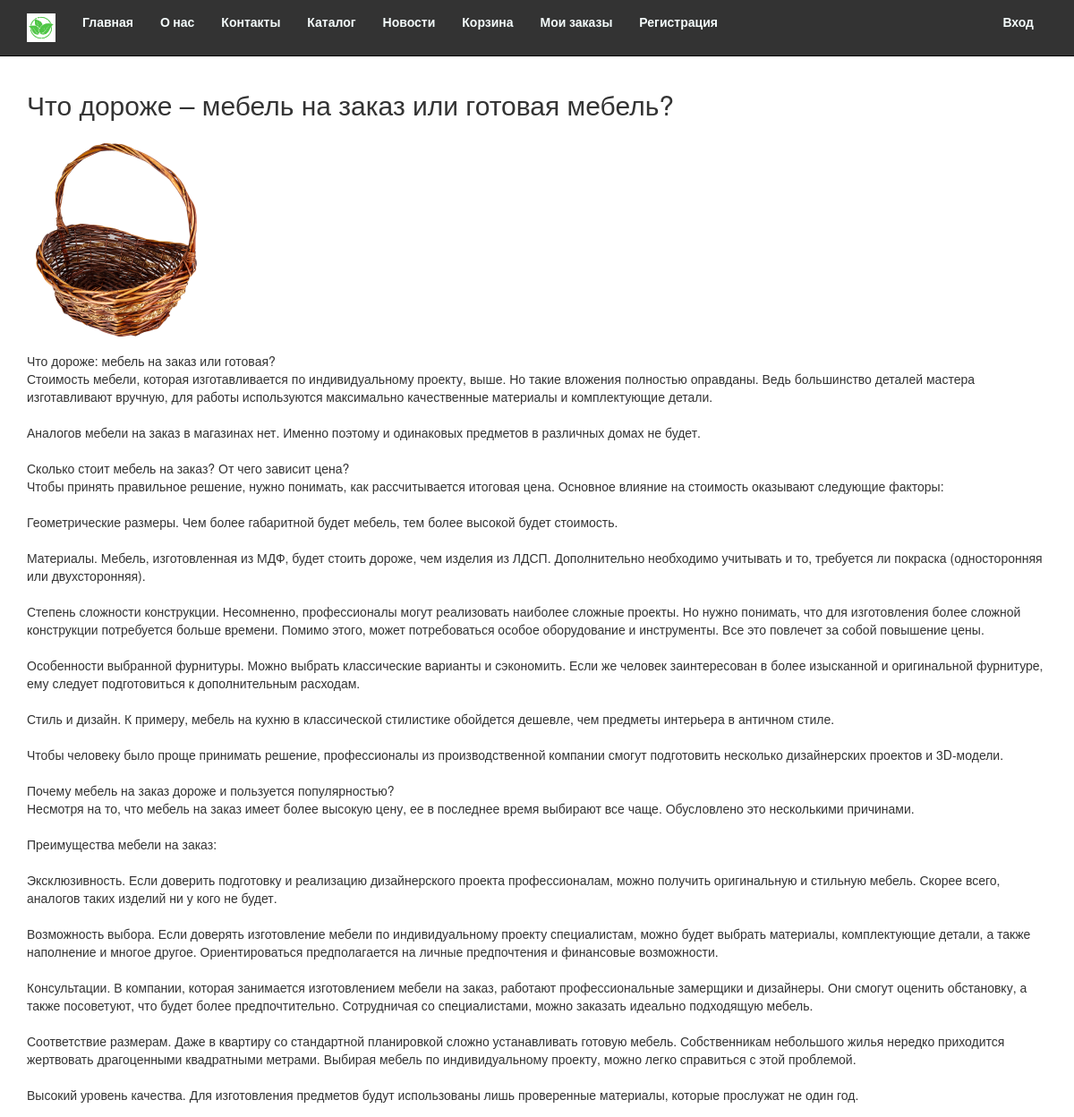
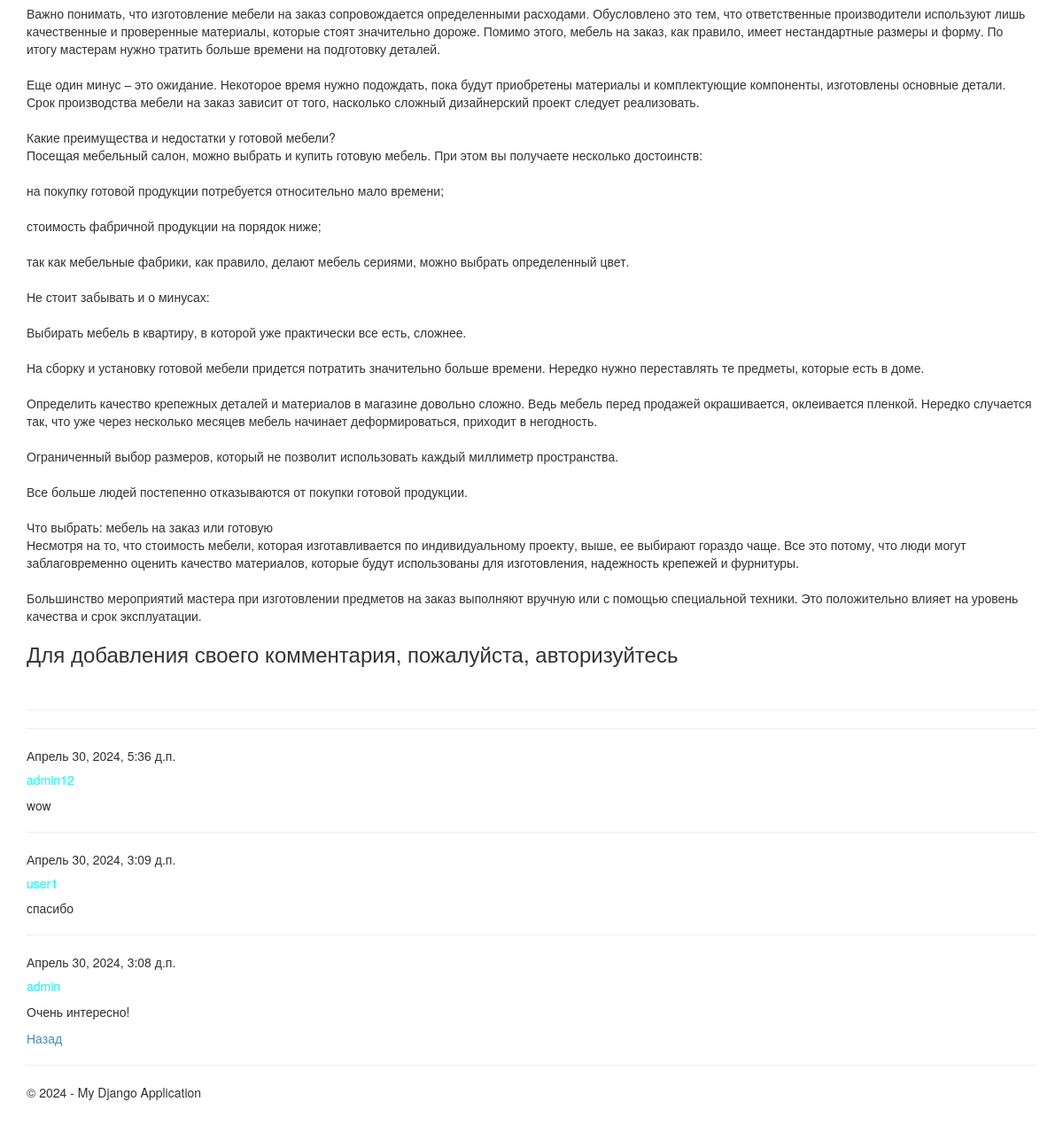
The app's page /blogpost/1 with its own data (2 pictures, top to bottom).
### app/models.py (models this page shows, shortened)
class Blog(models.Model):
    title = models.CharField(max_length=100, unique_for_date="posted", verbose_name="Заголовок")
    description = models.TextField(verbose_name="Краткое содержание")
    content = models.TextField(verbose_name="Полное содержание")
    posted = models.DateTimeField(default=datetime.now(), db_index=True, verbose_name="Опубликована")
    author = models.ForeignKey(User, null=True, blank=True, on_delete=models.SET_NULL, verbose_name="Автор")
    image = models.FileField(default = 'temp.jmp', verbose_name = "Путь к картинке")
    class Meta:
        db_table = "Posts"
        ordering = ["-posted"]
        verbose_name = "статья блога"
        verbose_name_plural = "статьи блога"

class Comment(models.Model):
    text = models.TextField(verbose_name="Текст комментария")
    date = models.DateTimeField(default=datetime.now(), db_index=True, verbose_name="Дата комментария")
    author = models.ForeignKey(User, on_delete=models.CASCADE, verbose_name="Автор комментария")
    post = models.ForeignKey(Blog, on_delete=models.CASCADE, verbose_name="Статья комментария")
    class Meta:
        db_table = "Comment"
        ordering = ["-date"]
        verbose_name = "Комментарии к статье блога"
        verbose_name_plural = "Комментарии к статьям блога"

### app/views.py (the view)
# urls.py: path('blogpost/<int:parametr>', views.blogpost, name='blogpost'),
def blogpost(request, parametr):
    post_1 = Blog.objects.get(id=parametr)
    comments = Comment.objects.filter(post=parametr)
    if request.method == "POST":
        form = CommentForm(request.POST)
        if form.is_valid():
            comment_f = form.save(commit=False)
            comment_f.author = request.user
            comment_f.date = datetime.now()
            comment_f.post = Blog.objects.get(id=parametr)
            comment_f.save()
            return redirect('blogpost', parametr=post_1.id)
    else:
        form = CommentForm()
    return render(
        request,
        'app/blogpost.html',
        {
            'post_1': post_1,
            'comments': comments,
            'form': form,
            'year': datetime.now().year,
        }
    )

### app/templates/app/blogpost.html
{% extends "app/layout.html" %}
{% block content %}
<h2>{{ post_1.title }}</h2>
{% if post_1.image and post_1.image.url != '/media/temp.jpg' %}
<img src="{{ post_1.image.url }}" alt="Картинка статьи блога" width="200" />
{% endif %}
<p>{{ post_1.content|linebreaksbr }}</p>
    {% if user.is_authenticated %}
<h3>Добавить комментарий</h3>
<form method="POST">
    {% csrf_token %}
    <div>
        {{ form.as_p }}
        <button type="submit" class="save btn btn-default">Отправить комментарий</button>
    </div>
</form>
    {% else %}
<h3>Для добавления своего комментария, пожалуйста, авторизуйтесь</h3>
    {% endif %}
<br>
<hr>
    {% for comment in comments %}
<hr>
<h7>{{ comment.date }}</h7>
<h5>{{ comment.author }}</h5>
<p>{{ comment.text|linebreaksbr }}</p>
    {% endfor %}
<p><a href="{% url 'blog' %}">Назад</a></p>
{% endblock %}

### app/static/app/content/site.css (style rules this page uses)
body { padding-top: 80px; padding-bottom: 20px; }
h5 { color: aqua; }

### records on screen
Blog: title "Что дороже – мебель на заказ или готовая мебель?", image (picture), content "Что дороже: мебель на заказ или готовая? Стоимость мебели, которая изготавливается по индивидуальному проекту, выше. Но такие вложения полностью оправданы. Ведь большинство деталей мастера изготавливают вручную, для работы используются максимально качественные материалы и комплектующие детали. Аналогов мебели на заказ в магазинах нет. Именно поэтому и одинаковых предметов в различных домах не будет. Сколько стоит мебель на заказ? От чего зависит цена? Чтобы принять правильное решение, нужно понимать, как рассчитывается итоговая цена. Основное влияние на стоимость оказывают следующие факторы: Геометрические размеры. Чем более габаритной будет мебель, тем более высокой будет стоимость.…"
Comment: date "Апрель 30, 2024, 5:36 д.п.", author "admin12", text "wow"
Comment: date "Апрель 30, 2024, 3:09 д.п.", author "user1", text "спасибо"
Comment: date "Апрель 30, 2024, 3:08 д.п.", author "admin", text "Очень интересно!"
